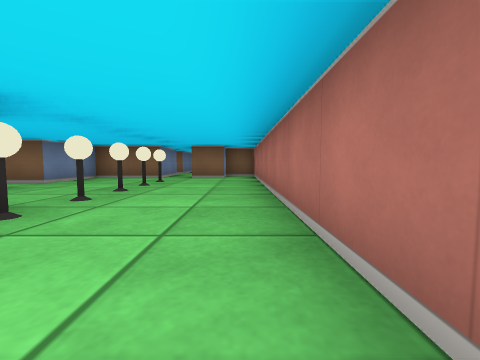
[1] (above)

16 first-person views from a walk through a cub3D maze. The camera is about half as high as the walls, tilts 4° down and sees 90° across. The floor is counted in squares. Each view is taken from the middle of a square. On the plan, view 1 faces up. The plan holds only what a view shows up to about 9 squares ahead; the rest is blank.

[2]
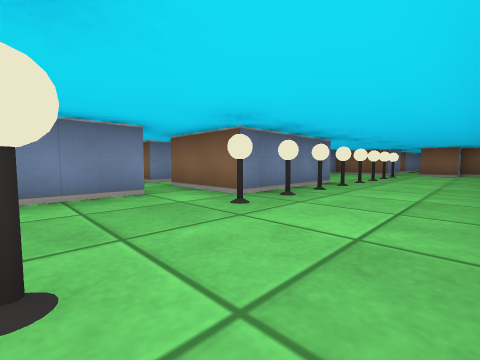

[3]
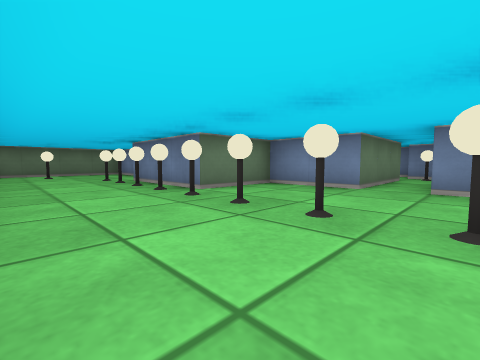

[4]
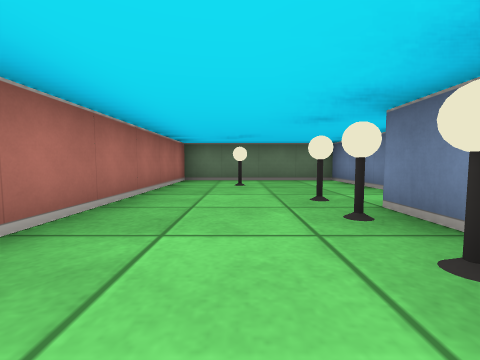

[5]
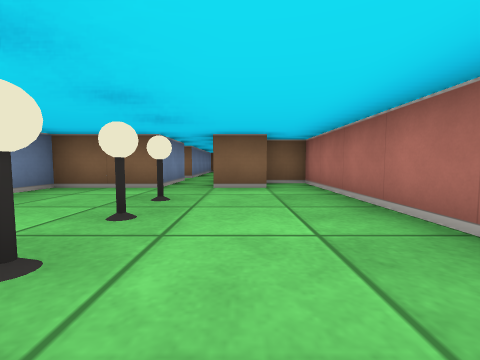

[6]
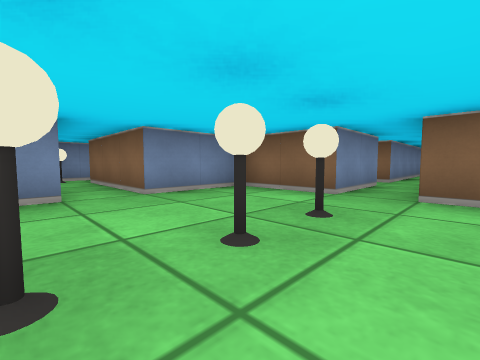

[7]
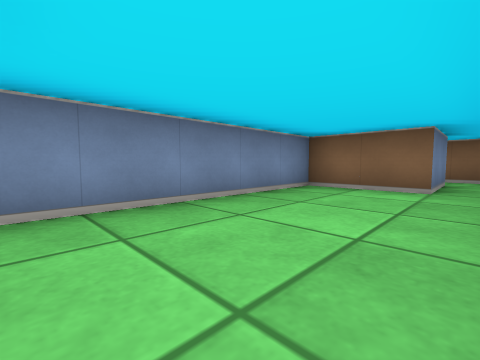

[8]
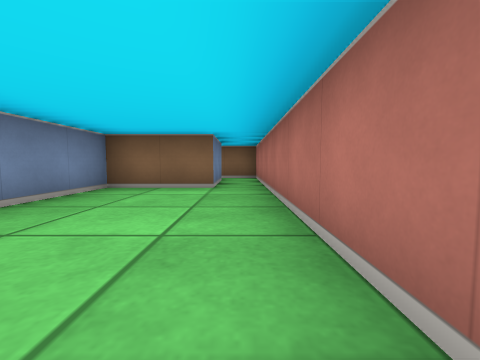

[9]
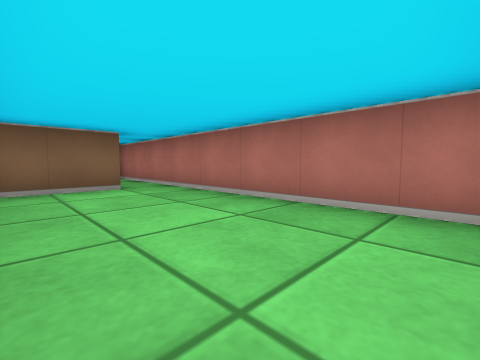

[10]
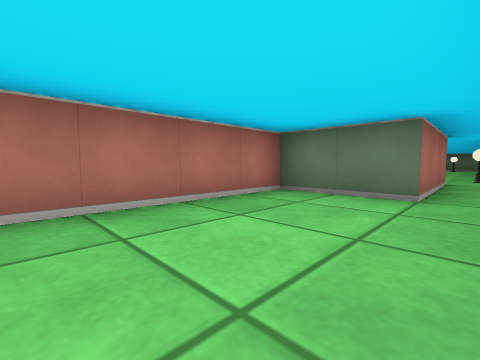

[11]
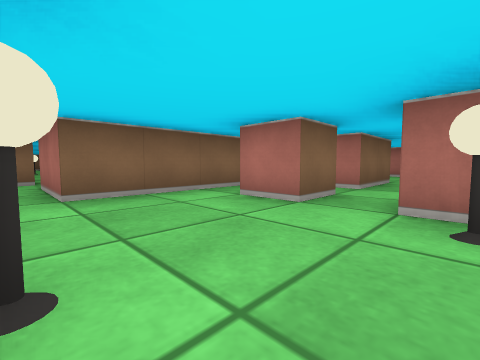

[12]
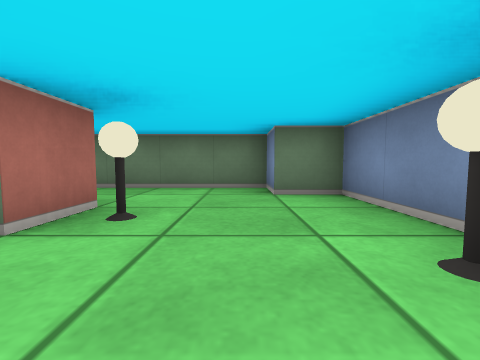

[13]
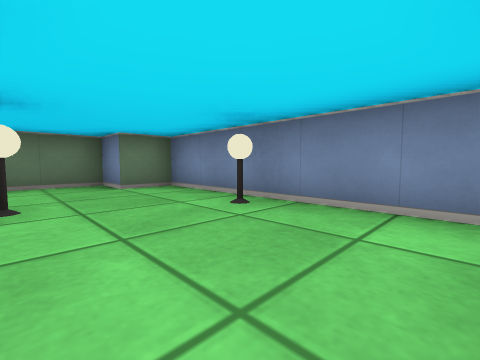

[14]
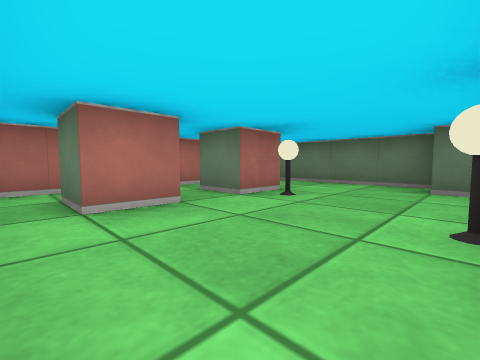

[15]
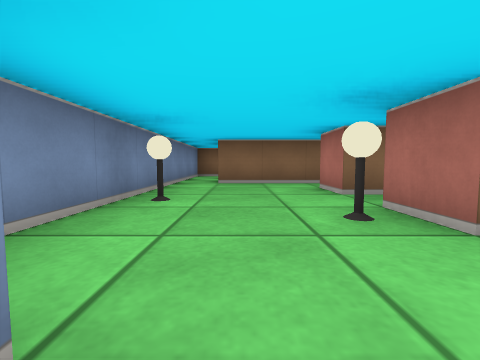

[16]
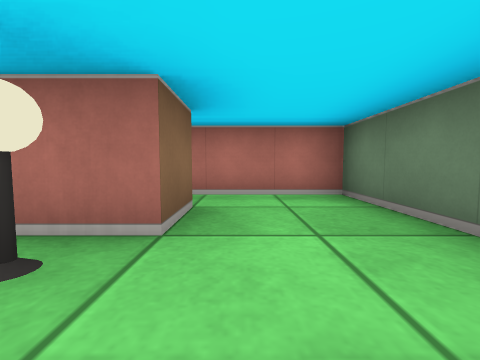

### Floor plan
Points are (right, up) in squares from view 1. A wall is a line through its corners. A room is listed if a view was taken in it or the views show most of it. See-through windows are left out.
Room 1 (views 1, 2, 3, 4, 5, 6)
walls: (-3.5, -1.4) (-3.5, -4.5) (0.5, -4.5) (0.5, 8.5) (-0.5, 8.5) (-0.5, 7.5) (-1.5, 7.5); (-2.5, 7.5) (-4.5, 7.5) (-4.5, 5.5) (-7.5, 5.5); (-7.5, 4.5) (-4.5, 4.5) (-4.5, 2.5) (-2.5, 2.5) (-2.5, -0.5) (-4.5, -0.5); (-8.5, 5.8) (-8.5, 4.5)
ways out: opening at (-2, 8.5) to room 2; opening at (-4, -1) to room 3
objects: lamp (-8, 5); lamp (-2, -1); lamp (-2, 0); lamp (-2, 1); lamp (-2, 2); lamp (-2, 3); lamp (-2, 4); lamp (-2, 5); lamp (-2, 6); lamp (-1, -3)
Room 2 (views 7, 8, 9, 10)
walls: (-2.5, 9.5) (-2.5, 7.5); (-0.5, 17.5) (-0.5, 15.5) (-2.5, 15.5) (-2.5, 10.5) (-2.9, 10.5); (-1.5, 7.5) (-1.5, 10.5) (0.5, 10.5) (0.5, 17.5)
ways out: opening at (-2, 8.5) to room 1; opening at (-3, 10); opening at (0, 16.5)
Room 3 (views 11, 12, 13, 14, 15, 16)
walls: (-5.5, 0.1) (-5.5, -0.5) (-6.5, -0.5) (-6.5, 0.5) (-5.5, 0.5); (-5.5, -2.5) (-6.5, -2.5) (-6.5, -1.5) (-5.5, -1.5); (-4.5, -0.5) (-4.5, 1.1); (-5.5, 1.5) (-8.5, 1.5) (-8.5, 3.5); (-8.5, 4.5) (-9.5, 4.5) (-9.5, -3.5) (-8.5, -3.5) (-8.5, -4.5) (-4.5, -4.5) (-4.5, -1.6)
ways out: opening at (-4, -1) to room 1
objects: lamp (-9, -1); lamp (-7, -2)

Where each view was taken, in squares from view 1:
view 1: 0 up, 0 right, facing up
view 2: 3 down, 0 right, facing up-left
view 3: 6 up, 0 right, facing down-left
view 4: 2 up, 1 left, facing down
view 5: 3 up, 1 left, facing up
view 6: 4 up, 1 left, facing up-left
view 7: 11 up, 0 right, facing up-left
view 8: 11 up, 0 right, facing up
view 9: 11 up, 2 left, facing up-right
view 10: 14 up, 2 left, facing down-right
view 11: 2 down, 9 left, facing up-right
view 12: 0 up, 8 left, facing down
view 13: 1 up, 7 left, facing down-left
view 14: 1 up, 9 left, facing down-right
view 15: 4 down, 8 left, facing up
view 16: 3 down, 8 left, facing right
